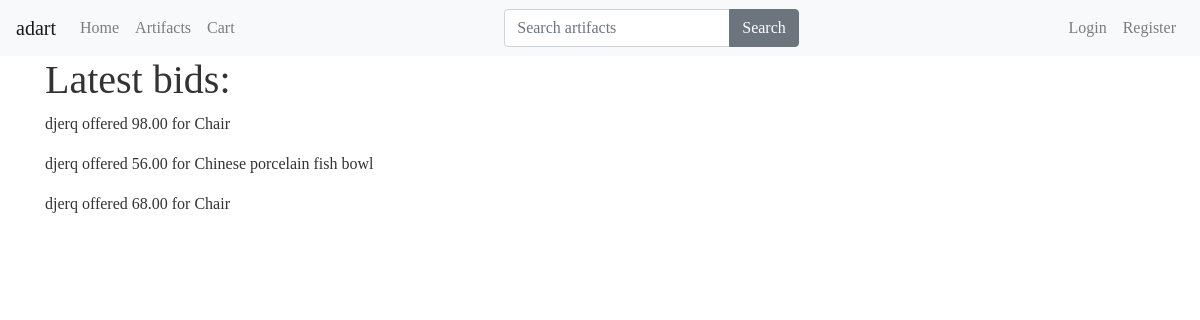
Before: /bids/ with the older database file.
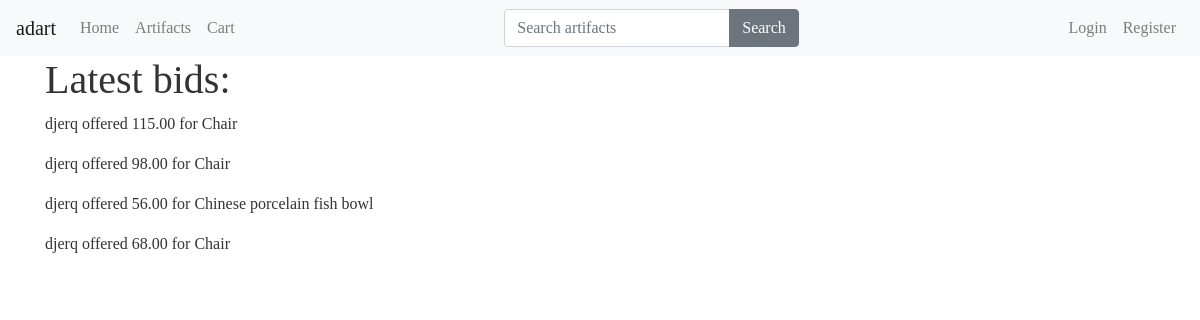
After: the same page with the newer database file.
### bids/models.py (models this page shows)
class Bid(models.Model):
    user = models.ForeignKey(User)
    artifact = models.ForeignKey(Artifact)
    offer = models.DecimalField(decimal_places=2, max_digits=20, default=20)
    def __str__(self):
        return str(self.artifact)

### artifacts/models.py (models this page shows, shortened)
class Artifact(models.Model):
    title = models.CharField(max_length=120)
    slug = models.SlugField(blank=True)
    description = models.TextField()
    min_price = models.DecimalField(decimal_places=2, max_digits=20, null=True)
    price = models.DecimalField(decimal_places=2, max_digits=20, null=True)
    deadline = models.DateTimeField()
    seller = models.ForeignKey(User)
    sold = models.BooleanField(default=False)
    image = models.ImageField(
        upload_to=upload_image_path, null=True, blank=True)
    year = models.CharField(max_length=120, default='unknown')
    origin = models.CharField(max_length=120, default='unknown')
    featured = models.BooleanField(default=False)
    objects = ArtifactManager()
    def __str__(self):
        return self.title

### bids/views.py (the view)
# urls.py: url(r'bids/$', bid_list, name='bids'),
def bid_list(request):
    bids = Bid.objects.all().order_by('-id')
    context = {
        'bids': bids
    }
    return render(request, 'bids/snippets/bids.html', context)

### bids/templates/bids/snippets/bids.html
{% extends 'base.html' %} {% block content%}
<div class="container ">
    <h1>Latest bids:</h1>
    <div>
        {% for bid in bids %}
        <p>{{bid.user}} offered {{bid.offer}} for {{ bid }}</p>
        {% endfor %}
    </div>
</div>
{% endblock %}

Changed rows visible on the page:
added Bid: user "djerq", offer "115.00", artifact.title "Chair"
